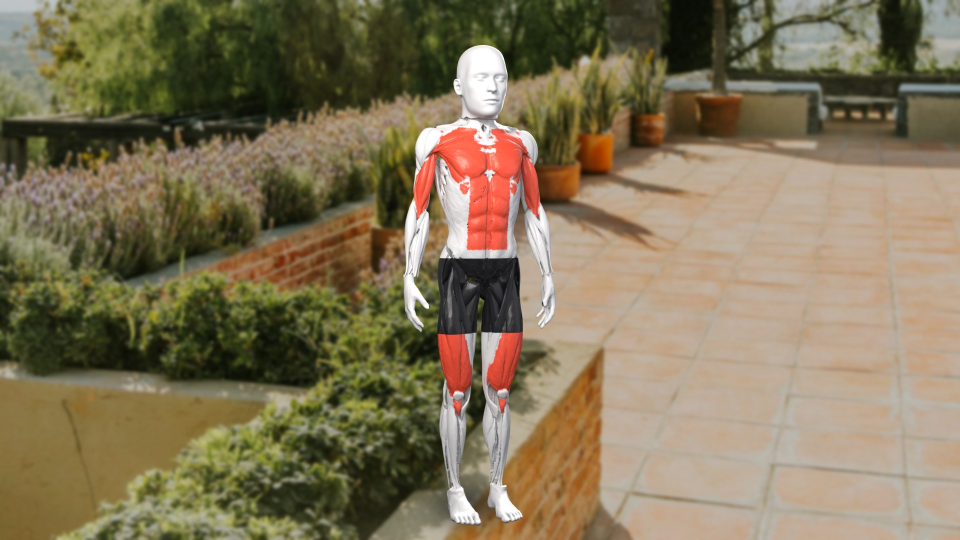
#> input picture chair-workout/samples/anatomy_standing_terrace.jpg, 1920 x 1080 px (shown at 1/2 size)
$ python composite.py ../samples/anatomy_seated_lawn.jpg ../samples/anatomy_standing_terrace.jpg ../samples/anatomy_standing_terrace.jpg 1.0 1.0
#> lines starting #> are read from the running program, lines starting #| are printed output that depends on the picture
"""Preview composite: figure render (transparent PNG) over a background photo with a soft contact shadow.
python composite.py <figure.png> <bg.jpg> <out.jpg> [bg_blur]"""
import sys
from PIL import Image, ImageFilter, ImageDraw, ImageEnhance

fig_p, bg_p, out_p = sys.argv[1:4]
blur = float(sys.argv[4]) if len(sys.argv) > 4 else 2.5
shift = float(sys.argv[5]) if len(sys.argv) > 5 else 0.5   # 0 = left edge of the photo, 1 = right edge
W, H = 1920, 1080
bg = Image.open(bg_p).convert("RGB")
#> bg is the input picture: PIL image 1920x1080 RGB; mean R, G, B 129.8, 116.6, 87.6
s = max(W / bg.width, H / bg.height)
#> s = 1
bg = bg.resize((round(bg.width * s), round(bg.height * s)), Image.LANCZOS)
s2 = max(W / bg.width, H / bg.height) * 1.25
#> s2 = 1.25
bg = bg.resize((round(bg.width * 1.25), round(bg.height * 1.25)), Image.LANCZOS)
#> bg: PIL image 2400x1350 RGB
ox = round((bg.width - W) * shift); oy = bg.height - H
#> after `ox = round((bg.width - W) * shift)`: ox = 480
#> after `oy = bg.height - H`: oy = 270
bg = bg.crop((ox, oy, ox + W, oy + H))
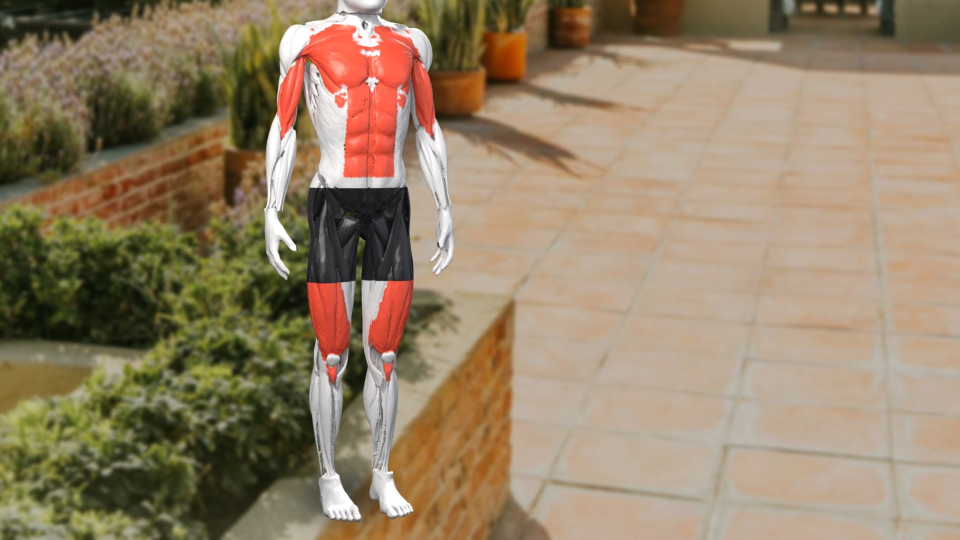
#> bg: PIL image 1920x1080 RGB (shown at 1/2 size); mean R, G, B 149.3, 129.9, 103.2
bg = bg.filter(ImageFilter.GaussianBlur(blur))           # soft focus so the figure stands out
bg = ImageEnhance.Brightness(bg).enhance(0.92)
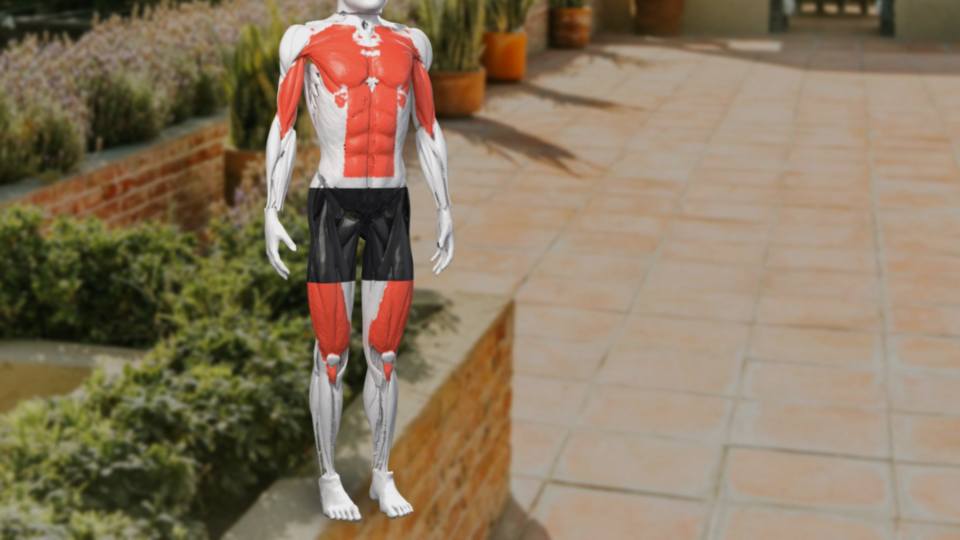
#> bg: PIL image 1920x1080 RGB (shown at 1/2 size); mean R, G, B 136.7, 119, 94.4
fig = Image.open(fig_p).convert("RGBA")
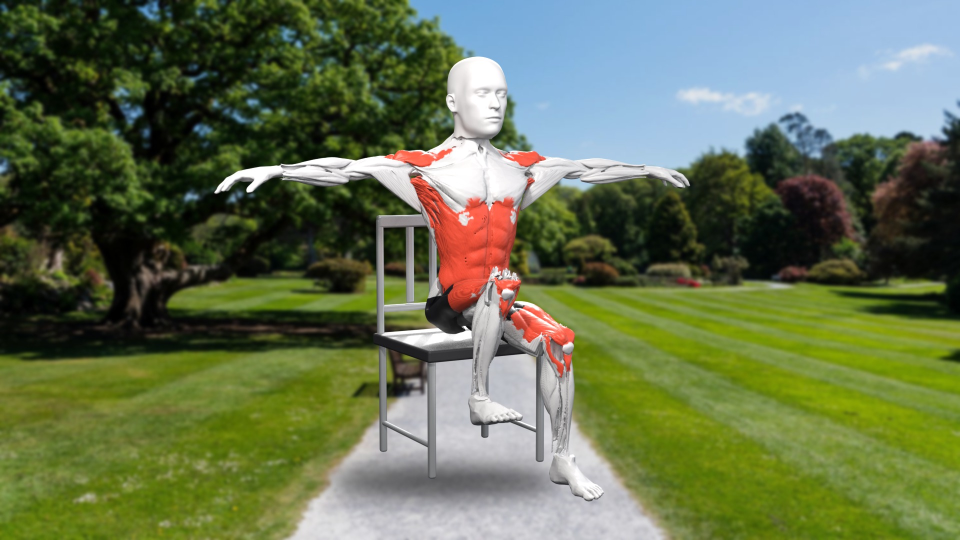
#> input picture chair-workout/samples/anatomy_seated_lawn.jpg, 1920 x 1080 px (shown at 1/2 size)
a = fig.getchannel("A"); x0, y0, x1, y1 = a.getbbox()
#> after `a = fig.getchannel('A')`: a: PIL image 1920x1080 L; every value is 255
#> after `x0, y0, x1, y1 = a.getbbox()`: x0 = 0; y0 = 0; x1 = 1920; y1 = 1080
# contact shadow: a soft dark ellipse under the chair legs and feet
sh = Image.new("L", (W, H), 0); d = ImageDraw.Draw(sh)
#> after `sh = Image.new('L', (W, H), 0)`: sh: PIL image 1920x1080 L; every value is 0
cx, cy, rw = (x0 + x1) / 2 - 20, y1 - 40, (x1 - x0) * 0.24
#> cx = 940; cy = 1040; rw = 460.8
d.ellipse([cx - rw, cy - 34, cx + rw, cy + 30], fill=175)
sh = sh.filter(ImageFilter.GaussianBlur(22))
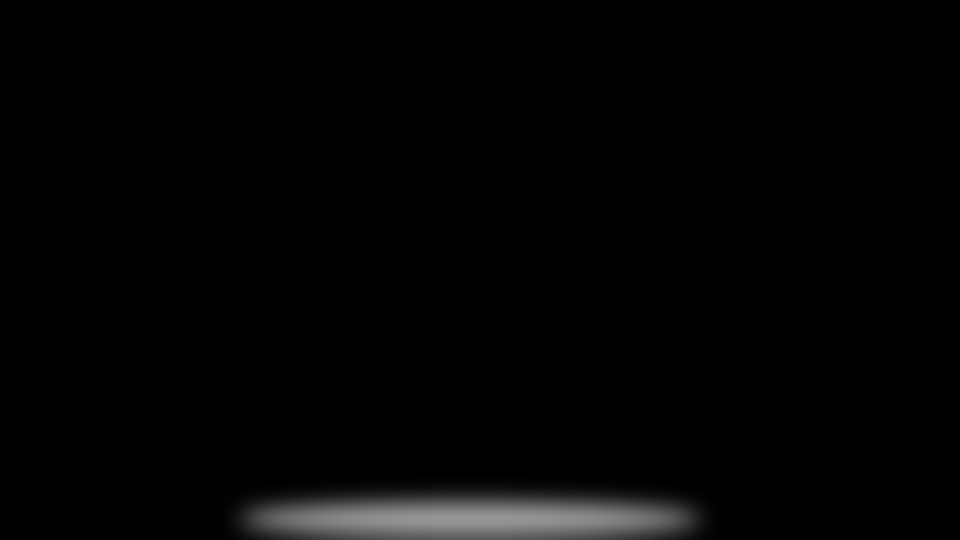
#> sh: PIL image 1920x1080 L (shown at 1/2 size); min 0, max 149, mean 3.8
bg = Image.composite(Image.new("RGB", (W, H), (20, 20, 20)), bg, sh)
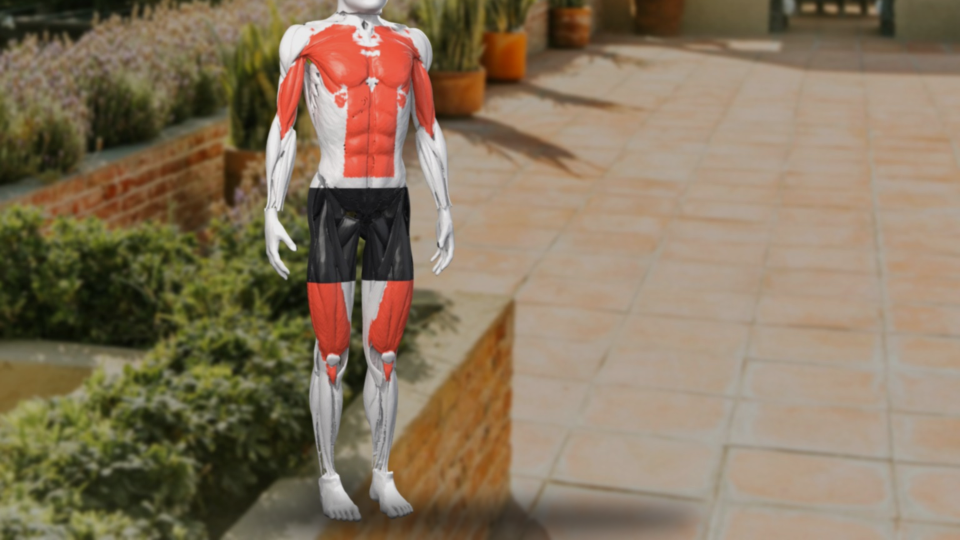
#> bg: PIL image 1920x1080 RGB (shown at 1/2 size); mean R, G, B 134.8, 117.4, 93.2
bg.paste(fig, (0, 0), fig)
#> bg is the input picture: PIL image 1920x1080 RGB; mean R, G, B 100.8, 112.9, 79.8
bg.save(out_p, quality=92)
print(out_p, "figure box", (x0, y0, x1, y1))
#| ../samples/anatomy_standing_terrace.jpg figure box (0, 0, 1920, 1080)
